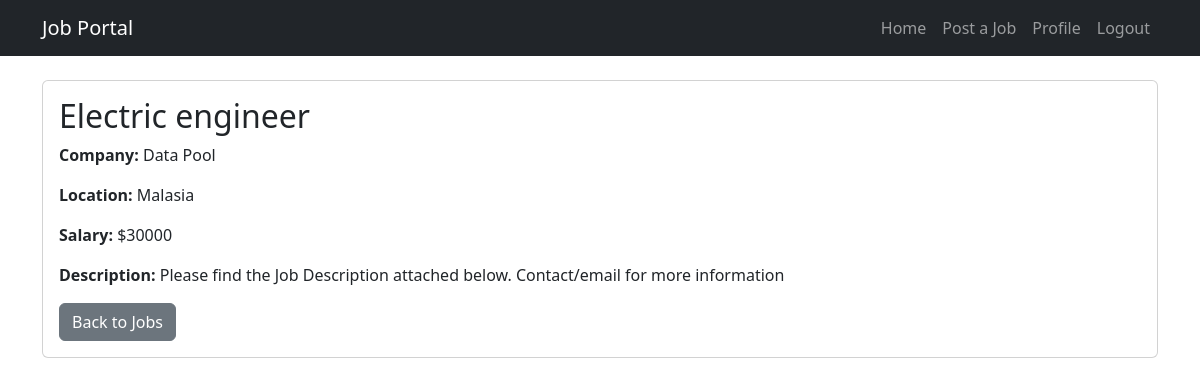
Screenshot of /2/ (signed in) with the database file from the repository.
### jobs/models.py (models this page shows, shortened)
class Job(models.Model):
    title = models.CharField(max_length=200)
    description = models.TextField()
    company = models.CharField(max_length=200)
    location = models.CharField(max_length=100)
    salary = models.PositiveIntegerField()
    posted_at = models.DateTimeField(auto_now_add=True)
    employer = models.ForeignKey(User, on_delete=models.CASCADE, related_name="jobs", default=1)

### jobs/views.py (the view)
# urls.py: path("<int:job_id>/", views.job_detail, name="job_detail"),
@login_required(login_url='users:login')
def job_detail(request, job_id):
    job = get_object_or_404(Job, id=job_id)
    return render(request, "jobs/job_detail.html", {"job": job})

### jobs/templates/jobs/job_detail.html (shortened to what this page needs)
{% extends 'base.html' %}
{% block content %}
<div class="card">
    <div class="card-body">
        <h2 class="card-title">{{ job.title }}</h2>
        <p><strong>Company:</strong> {{ job.company }}</p>
        <p><strong>Location:</strong> {{ job.location }}</p>
        <p><strong>Salary:</strong> ${{ job.salary }}</p>
        <p><strong>Description:</strong> {{ job.description }}</p>
        <a href="{% url 'job_list' %}" class="btn btn-secondary">Back to Jobs</a>
    </div>
</div>
{% endblock %}

### rows the page displays
Job: title "Electric engineer", company "Data Pool", location "Malasia", salary "30000", description "Please find the Job Description attached below. Contact/email for more information"
